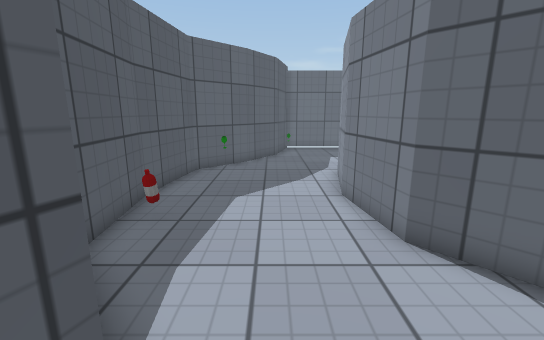
View 1 (above)

12 first-person views from a walk through a Unity game level. The camera is 1.3 m above the floor, tilts 12° down and sees 90° across. The floor is counted in squares, 0.5 m on a side. Each view is taken from the middle of a square. On the plan, view 1 faces up. The plan holds only what a view shows up to about 19 squares ahead; the rest is blank. The player character is not drawn. Surface patterns are stand-ins for the level's own textures.

View 2
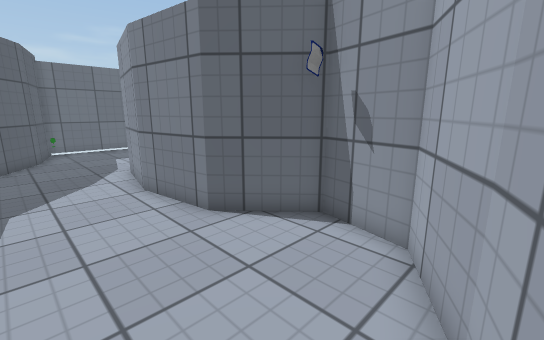

View 3
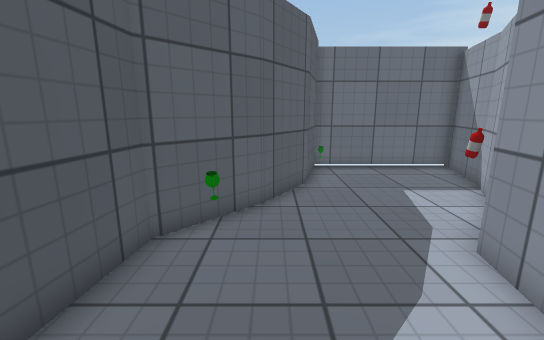

View 4
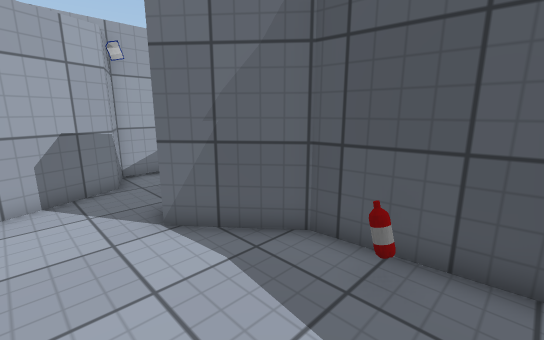

View 5
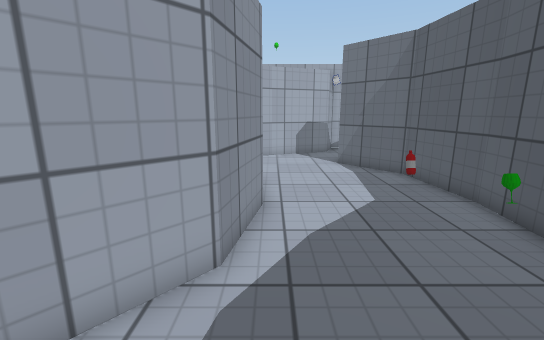

View 6
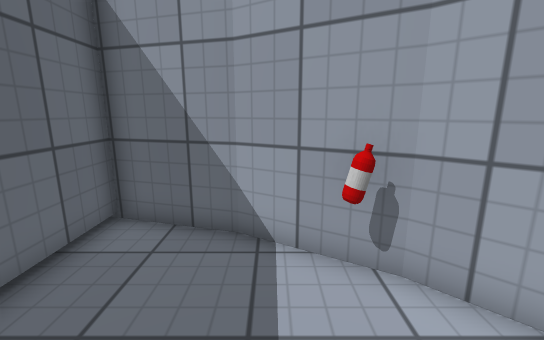

View 7
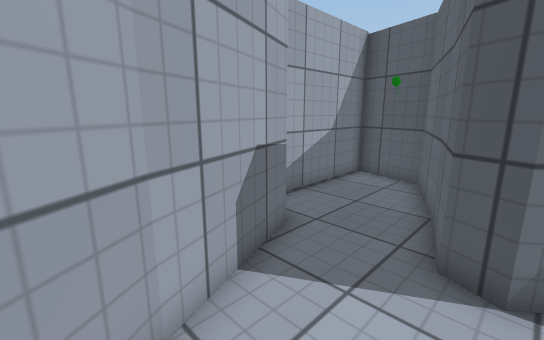

View 8
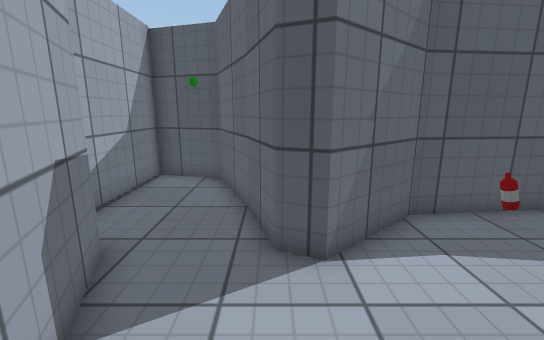

View 9
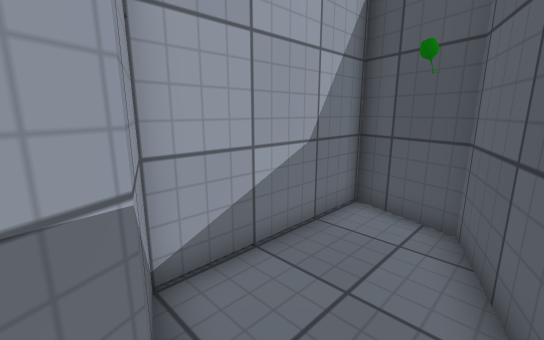

View 10
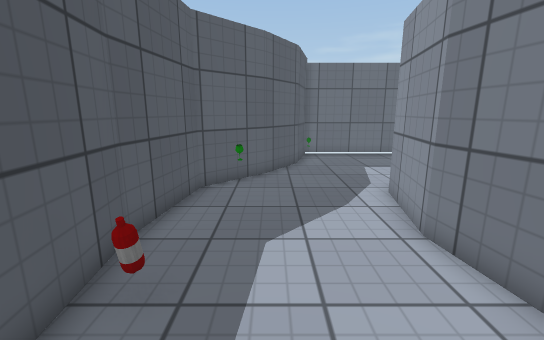

View 11
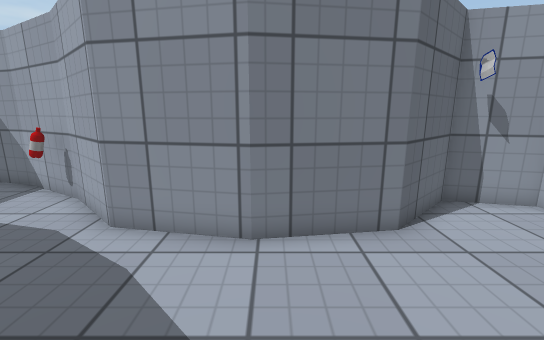

View 12
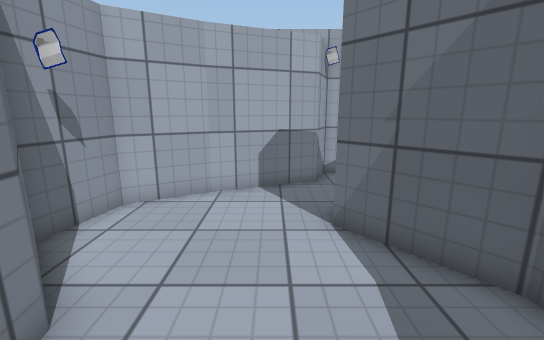

### Floor plan
Points are (right, up) in squares from view 1. A wall is a line through its corners. A room is listed if a view was taken in it or the views show most of it. See-through windows are left out.
Room 1 (views 1, 2, 3, 4, 5, 6, 7, 8, 9, 10, 11, 12)
walls: (-1.2, 14.6) (-3.5, 12.3) (-4, 8.3); (-4, 8.4) (-3.6, 4.6) (-1.4, 2) (-1.8, 1); (4.9, 13.8) (6.6, 16.8); (6.6, 16.6) (7.5, 19.9) (1, 19.9) (0.3, 17) (-1.3, 14.6); (1.9, -0.8) (4.3, 0.6) (4.8, 2.9) (2.7, 5.1) (2.3, 8.4) (2.9, 11.7) (5, 13.9); (-1.7, -2.2) (2.1, -0.7)
ways out: opening at (-2, -0.5) to room 2
objects: other object (-3, 6); other object (-2, 12); other object (1, 19); other object (5, 15)
Room 2 (no view inside)
walls: (-1.8, 1.3) (-7.5, -1) (-8.4, -3.8) (-2.3, -3.8) (-1.7, -2.2)
ways out: opening at (-2, -0.5) to room 1

Positions as (right, up) in squares from view 1, and headings:
1: (0, 0), facing up
2: (-1, -1), facing up-right
3: (-1, 7), facing up
4: (1, 8), facing down-left
5: (2, 16), facing down
6: (1, 16), facing right
7: (3, 2), facing down-left
8: (3, 1), facing left
9: (-1, 0), facing down-left
10: (-1, 3), facing up
11: (-3, 8), facing right
12: (0, 8), facing down
